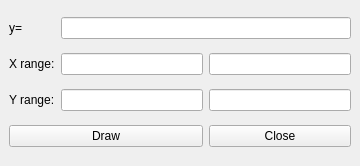
<?xml version="1.0" encoding="UTF-8"?>
<ui version="4.0">
 <class>GraphPanelBase</class>
 <widget class="QWidget" name="GraphPanelBase">
  <property name="geometry">
   <rect>
    <x>0</x>
    <y>0</y>
    <width>360</width>
    <height>166</height>
   </rect>
  </property>
  <property name="windowTitle">
   <string>Graph Settings</string>
  </property>
  <layout class="QGridLayout">
   <property name="margin" stdset="0">
    <number>9</number>
   </property>
   <property name="spacing">
    <number>6</number>
   </property>
   <item row="0" column="0">
    <widget class="QLabel" name="TextLabel1">
     <property name="text">
      <string>y=</string>
     </property>
    </widget>
   </item>
   <item row="2" column="2">
    <widget class="QLineEdit" name="ymax"/>
   </item>
   <item row="2" column="1">
    <widget class="QLineEdit" name="ymin"/>
   </item>
   <item row="1" column="1">
    <widget class="QLineEdit" name="xmin"/>
   </item>
   <item row="1" column="2">
    <widget class="QLineEdit" name="xmax"/>
   </item>
   <item row="3" column="0" colspan="2">
    <widget class="QPushButton" name="pb_draw">
     <property name="text">
      <string>Draw</string>
     </property>
    </widget>
   </item>
   <item row="2" column="0">
    <widget class="QLabel" name="TextLabel3">
     <property name="text">
      <string>Y range:</string>
     </property>
    </widget>
   </item>
   <item row="3" column="2">
    <widget class="QPushButton" name="pb_close">
     <property name="text">
      <string>Close</string>
     </property>
    </widget>
   </item>
   <item row="1" column="0">
    <widget class="QLabel" name="TextLabel2">
     <property name="text">
      <string>X range:</string>
     </property>
    </widget>
   </item>
   <item row="0" column="1" colspan="2">
    <widget class="QLineEdit" name="le_func"/>
   </item>
  </layout>
 </widget>
 <layoutdefault spacing="6" margin="11"/>
 <pixmapfunction>qPixmapFromMimeSource</pixmapfunction>
 <resources/>
 <connections>
  <connection>
   <sender>pb_close</sender>
   <signal>clicked()</signal>
   <receiver>GraphPanelBase</receiver>
   <slot>close()</slot>
   <hints>
    <hint type="sourcelabel">
     <x>274</x>
     <y>134</y>
    </hint>
    <hint type="destinationlabel">
     <x>314</x>
     <y>178</y>
    </hint>
   </hints>
  </connection>
 </connections>
</ui>
